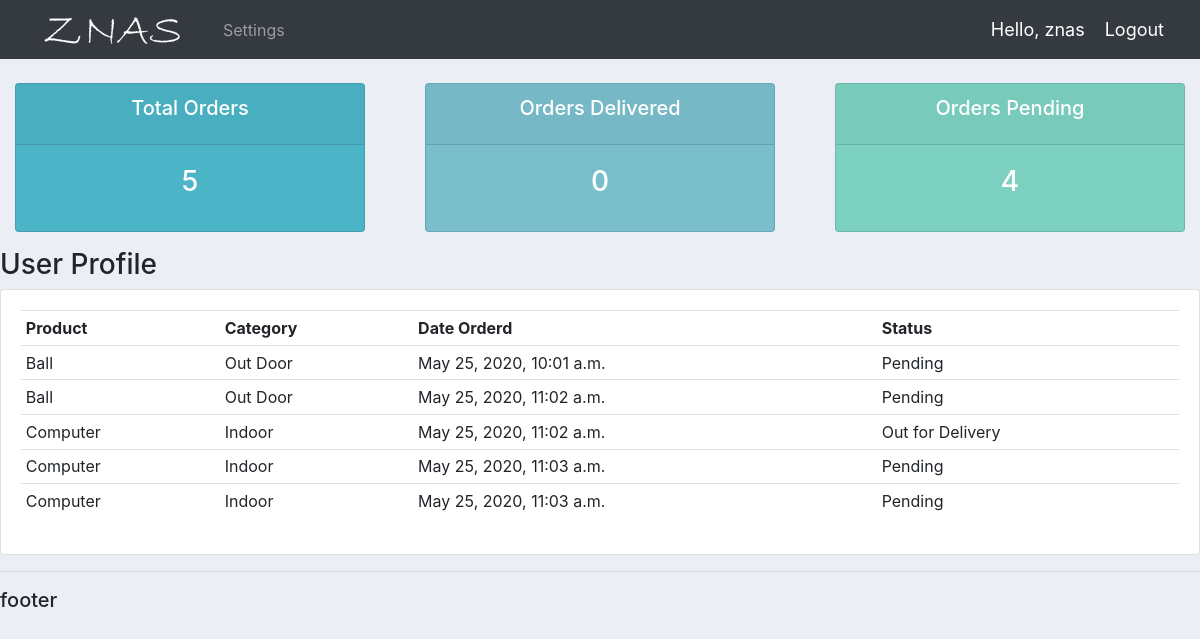
Page /user_account/ (signed in) on the committed database.
### accounts/models.py (models this page shows, shortened)
class Order(models.Model):
	STATUS = (
		('Pending', 'Pending'),
		('Out for Delivery', 'Out for Delivery'),
		('Delivered', 'Delivered'),
	)
	customer = models.ForeignKey(Customer, null=True, on_delete=models.SET_NULL)
	product = models.ForeignKey(Product, null=True, on_delete=models.SET_NULL)
	date_created = models.DateTimeField(auto_now_add=True)
	status = models.CharField(max_length=100,null=True, choices=STATUS)

class Product(models.Model):
	CATEGORY = (
		('Indoor', 'Indoor'),
		('Out Door', 'Out Door'),
	)
	name = models.CharField(max_length=200,null=True)
	price = models.FloatField(null=True)
	category = models.CharField(max_length=200, null=True, choices=CATEGORY)
	description = models.CharField(max_length=200, null=True, blank=True)
	date_created = models.DateTimeField(auto_now_add=True)
	tags = models.ManyToManyField(Tag)
	def __str__(self):
		return self.name

### accounts/decorators.py (the view)
		def wrapper_func(req, *args, **kwargs):
			group = None
			if req.user.groups.exists():
				group = req.user.groups.all()[0].name
			if group in roles:
				return view_func(req, *args, **kwargs)
			else:
				return HttpResponse('You are not authorized to view this page.')

### accounts/views.py (called while the page is built)
@login_required(login_url = 'login')
@allowed_users(['customer'])
def user_account(req):
	orders = req.user.customer.order_set.all()
	context = {
		'orders' : orders,
		'orders_delivered' : orders.filter(status='Delivered').count(),
		'orders_pending' : orders.filter(status='Pending').count(),
		'orders_total' : orders.count(),
	}
	return render(req, 'accounts/profile.html', context)

### accounts/templates/accounts/profile.html
{%  extends 'accounts/main.html' %}
{% block content %}
{%  include 'accounts/status.html' %}
<h3>User Profile</h3>
<div class="row">
	<div class="col-md">
		<div class="card card-body">
			<table class="table table-sm">
				<tr>
					<th>Product</th>
					<th>Category</th>
					<th>Date Orderd</th>
					<th>Status</th>
				</tr>
				{% for order in orders %}
				<tr>
					<td>{{order.product}}</td>
					<td>{{order.product.category}}</td>
					<td>{{order.date_created}}</td>
					<td>{{order.status}}</td>
				</tr>
				{% endfor %}
			</table>
		</div>
	</div>
</div>
{% endblock content %}

### accounts/templates/accounts/navbar.html (shortened to what this page needs)
{% load static %}
<nav class="navbar navbar-expand-lg navbar-dark bg-dark">
 <img src="{% static 'imgs/logo.png' %}">
  <div class="collapse navbar-collapse" id="navbarNav">
    <ul class="navbar-nav">
      {% if req.user.is_staff %}
      <li class="nav-item active">
        <a class="nav-link" href="{% url 'dashboard' %}">Dashboard</a>
      </li>
      <li class="nav-item">
        <a class="nav-link" href="{% url 'product' %}">Products</a>
      </li>
      {% else %}
       <li class="nav-item">
        <a class="nav-link" href="{% url 'account_settings' %}">Settings</a>
      </li>
      {% endif %}
    </ul>
  </div>
  <span class="hello-msg">Hello, {{request.user}}</span>
  <span ><a  class="hello-msg" href="{% url 'logout' %}">Logout</a></span>
</nav>

### static/css/custom.css (style rules this page uses)
body { background-color: #ebeff5; }
.hello-msg { font-size: 18px; color: #fff; margin-right: 20px; }

### rows in the picture
Order: product "Ball", product.category "Out Door", date_created "May 25, 2020, 10:01 a.m.", status "Pending"
Order: product "Ball", product.category "Out Door", date_created "May 25, 2020, 11:02 a.m.", status "Pending"
Order: product "Computer", product.category "Indoor", date_created "May 25, 2020, 11:02 a.m.", status "Out for Delivery"
Order: product "Computer", product.category "Indoor", date_created "May 25, 2020, 11:03 a.m.", status "Pending"
Order: product "Computer", product.category "Indoor", date_created "May 25, 2020, 11:03 a.m.", status "Pending"

### other values in the picture
{{ request.user }} "znas"
{{ orders_total }} "5"
{{ orders_delivered }} "0"
{{ orders_pending }} "4"
